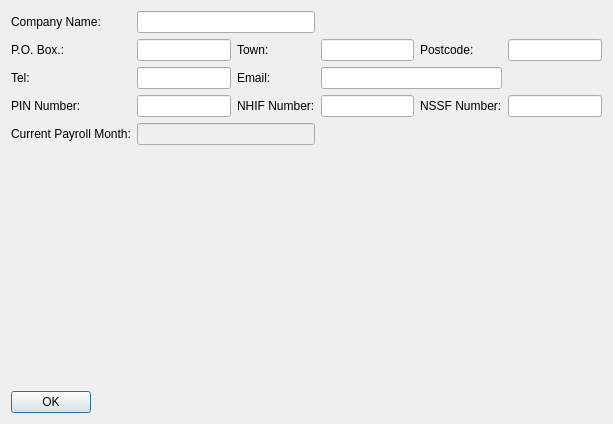
<?xml version="1.0" encoding="UTF-8"?>
<ui version="4.0">
 <class>CompanyInformationDialog</class>
 <widget class="QDialog" name="CompanyInformationDialog">
  <property name="geometry">
   <rect>
    <x>0</x>
    <y>0</y>
    <width>613</width>
    <height>424</height>
   </rect>
  </property>
  <property name="windowTitle">
   <string>Company Information</string>
  </property>
  <layout class="QGridLayout" name="gridLayout">
   <item row="0" column="0">
    <widget class="QLabel" name="label">
     <property name="text">
      <string>Company Name:</string>
     </property>
    </widget>
   </item>
   <item row="0" column="1" colspan="2">
    <widget class="QLineEdit" name="txtCompanyName">
     <property name="enabled">
      <bool>true</bool>
     </property>
    </widget>
   </item>
   <item row="1" column="0">
    <widget class="QLabel" name="label_2">
     <property name="text">
      <string>P.O. Box.:</string>
     </property>
    </widget>
   </item>
   <item row="1" column="1">
    <widget class="QLineEdit" name="txtAddress"/>
   </item>
   <item row="1" column="2">
    <widget class="QLabel" name="label_3">
     <property name="text">
      <string>Town:</string>
     </property>
    </widget>
   </item>
   <item row="1" column="3">
    <widget class="QLineEdit" name="txtTown"/>
   </item>
   <item row="1" column="4">
    <widget class="QLabel" name="label_4">
     <property name="text">
      <string>Postcode:</string>
     </property>
    </widget>
   </item>
   <item row="1" column="5">
    <widget class="QLineEdit" name="txtPostcode"/>
   </item>
   <item row="2" column="0">
    <widget class="QLabel" name="label_5">
     <property name="text">
      <string>Tel:</string>
     </property>
    </widget>
   </item>
   <item row="2" column="1">
    <widget class="QLineEdit" name="txtTel"/>
   </item>
   <item row="2" column="2">
    <widget class="QLabel" name="label_6">
     <property name="text">
      <string>Email:</string>
     </property>
    </widget>
   </item>
   <item row="2" column="3" colspan="2">
    <widget class="QLineEdit" name="txtEmail"/>
   </item>
   <item row="3" column="0">
    <widget class="QLabel" name="label_7">
     <property name="text">
      <string>PIN Number:</string>
     </property>
    </widget>
   </item>
   <item row="3" column="1">
    <widget class="QLineEdit" name="txtPIN"/>
   </item>
   <item row="3" column="2">
    <widget class="QLabel" name="label_8">
     <property name="text">
      <string>NHIF Number:</string>
     </property>
    </widget>
   </item>
   <item row="3" column="3">
    <widget class="QLineEdit" name="txtNHIF"/>
   </item>
   <item row="3" column="4">
    <widget class="QLabel" name="label_9">
     <property name="text">
      <string>NSSF Number:</string>
     </property>
    </widget>
   </item>
   <item row="3" column="5">
    <widget class="QLineEdit" name="txtNSSF"/>
   </item>
   <item row="4" column="0">
    <widget class="QLabel" name="label_10">
     <property name="text">
      <string>Current Payroll Month:</string>
     </property>
    </widget>
   </item>
   <item row="4" column="1" colspan="2">
    <widget class="QLineEdit" name="txtPayrollMonth">
     <property name="enabled">
      <bool>false</bool>
     </property>
    </widget>
   </item>
   <item row="5" column="1">
    <spacer name="verticalSpacer">
     <property name="orientation">
      <enum>Qt::Vertical</enum>
     </property>
     <property name="sizeHint" stdset="0">
      <size>
       <width>20</width>
       <height>170</height>
      </size>
     </property>
    </spacer>
   </item>
   <item row="6" column="0" colspan="6">
    <layout class="QHBoxLayout" name="horizontalLayout">
     <item>
      <widget class="QPushButton" name="pushButton">
       <property name="text">
        <string>OK</string>
       </property>
       <property name="default">
        <bool>true</bool>
       </property>
      </widget>
     </item>
     <item>
      <spacer name="horizontalSpacer">
       <property name="orientation">
        <enum>Qt::Horizontal</enum>
       </property>
       <property name="sizeHint" stdset="0">
        <size>
         <width>40</width>
         <height>20</height>
        </size>
       </property>
      </spacer>
     </item>
    </layout>
   </item>
  </layout>
 </widget>
 <tabstops>
  <tabstop>txtCompanyName</tabstop>
  <tabstop>txtAddress</tabstop>
  <tabstop>txtTown</tabstop>
  <tabstop>txtPostcode</tabstop>
  <tabstop>txtTel</tabstop>
  <tabstop>txtEmail</tabstop>
  <tabstop>txtPIN</tabstop>
  <tabstop>txtNHIF</tabstop>
  <tabstop>txtNSSF</tabstop>
  <tabstop>txtPayrollMonth</tabstop>
  <tabstop>pushButton</tabstop>
 </tabstops>
 <resources/>
 <connections>
  <connection>
   <sender>pushButton</sender>
   <signal>clicked()</signal>
   <receiver>CompanyInformationDialog</receiver>
   <slot>accept()</slot>
   <hints>
    <hint type="sourcelabel">
     <x>51</x>
     <y>292</y>
    </hint>
    <hint type="destinationlabel">
     <x>125</x>
     <y>242</y>
    </hint>
   </hints>
  </connection>
 </connections>
</ui>
